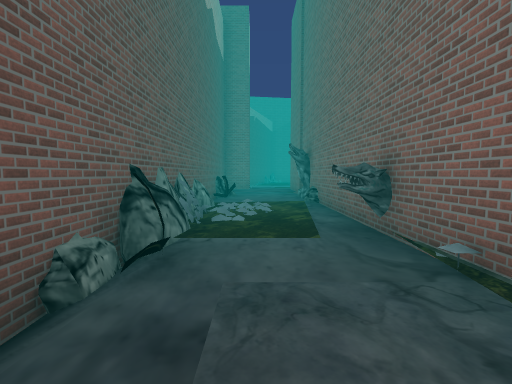
View 1 (above)

24 first-person views from a walk through a Unity game level. The camera is 1.4 m above the floor, tilts 4° down and sees 90° across. The floor is counted in squares, 2 m on a side. Each view is taken from the middle of a square. On the plan, view 1 faces up. The plan holds only what a view shows up to about 9 squares ahead; the rest is blank. The place goes on beyond the plan. The player is left out. Some surface patterns are stand-ins.

View 2
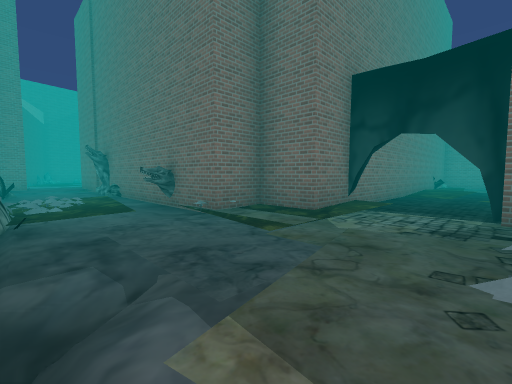

View 3
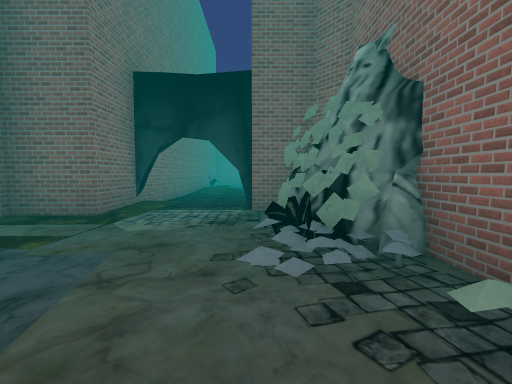

View 4
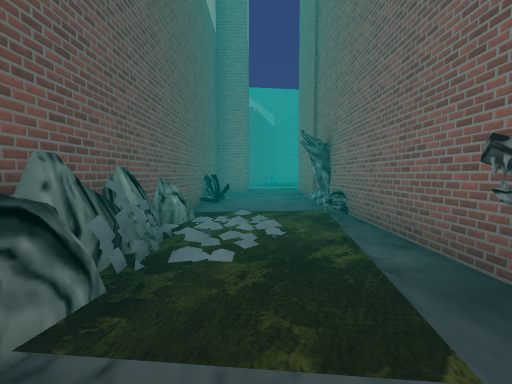

View 5
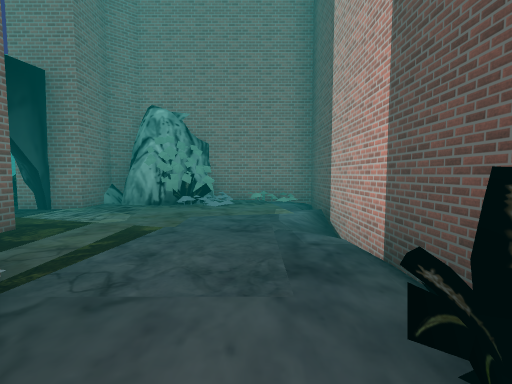

View 6
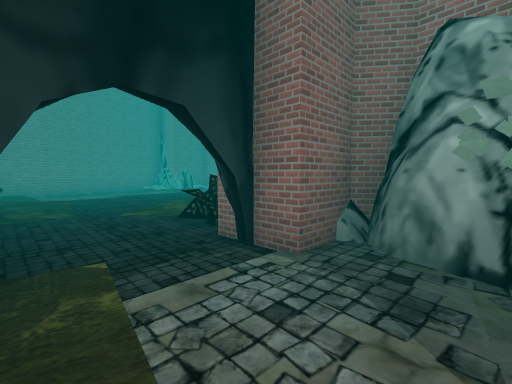

View 7
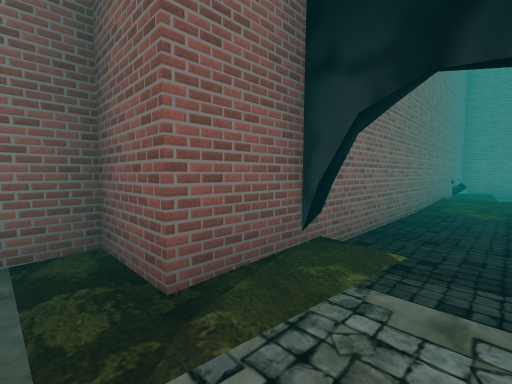

View 8
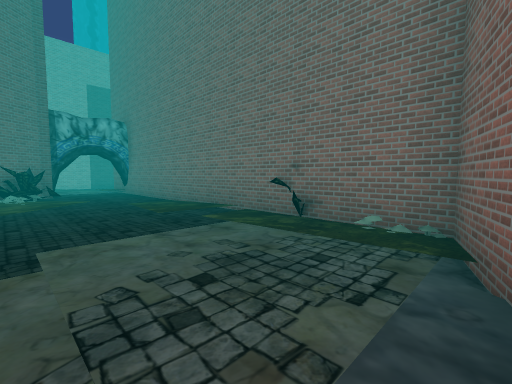

View 9
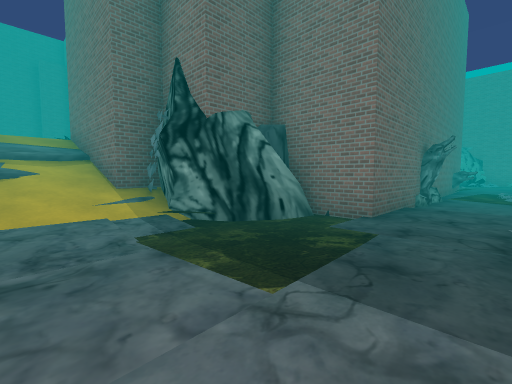

View 10
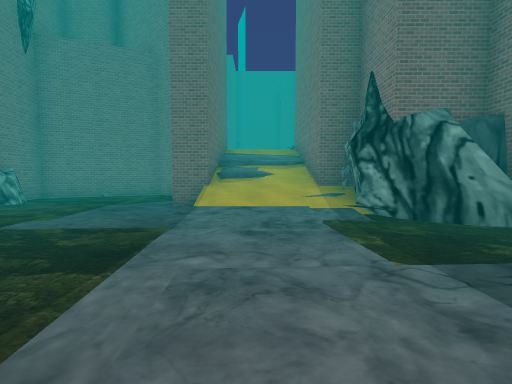

View 11
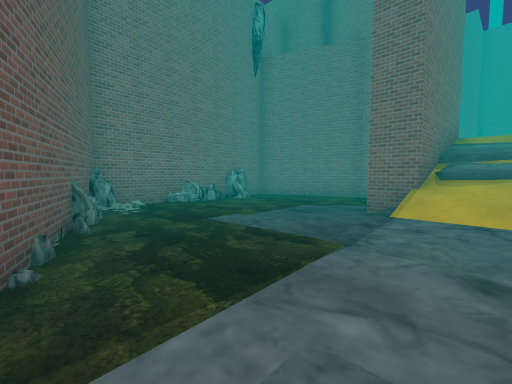

View 12
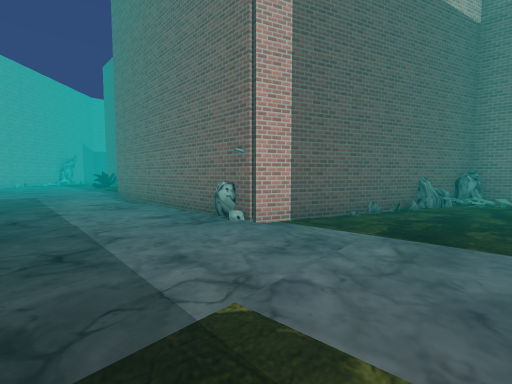

View 13
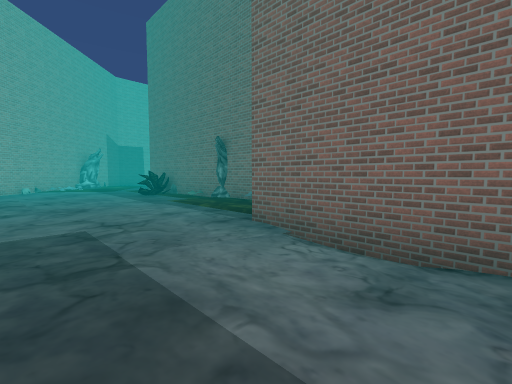

View 14
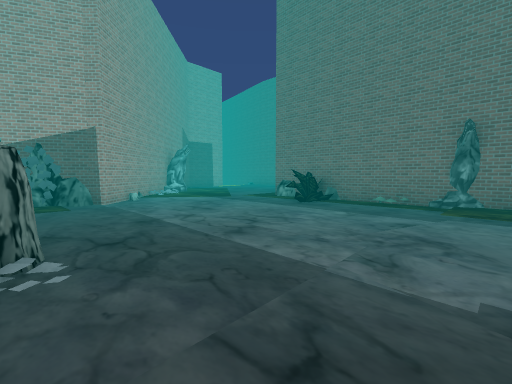

View 15
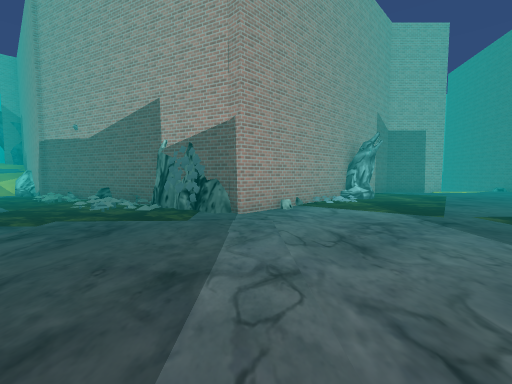

View 16
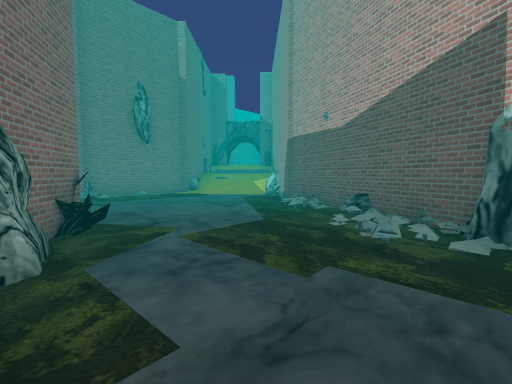

View 17
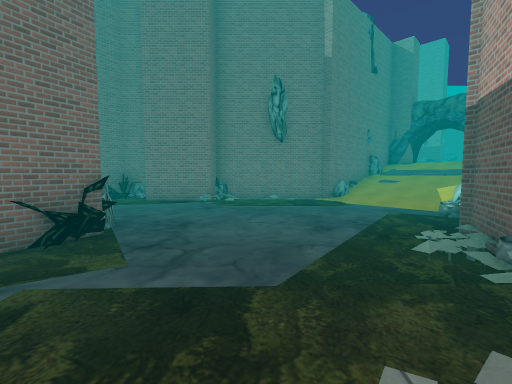

View 18
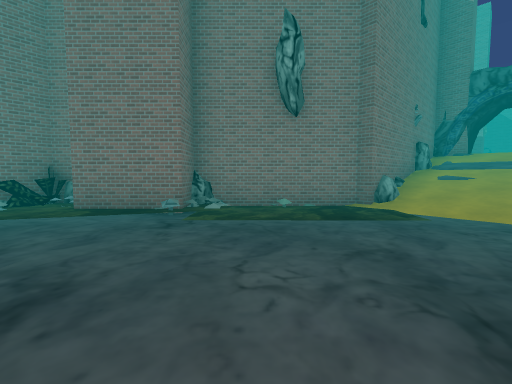

View 19
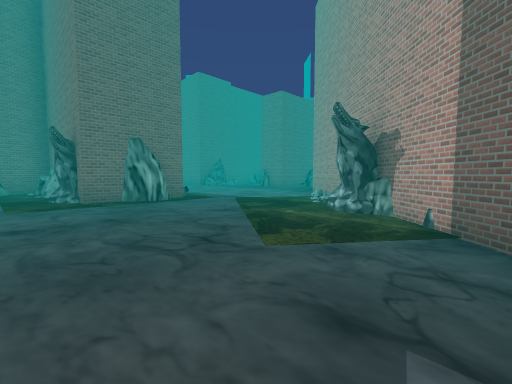

View 20
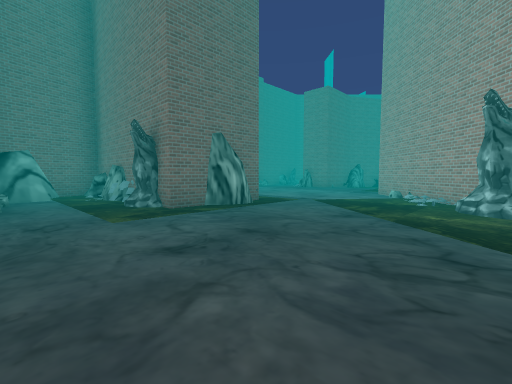

View 21
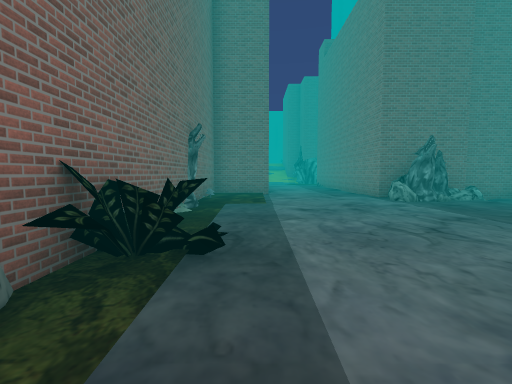

View 22
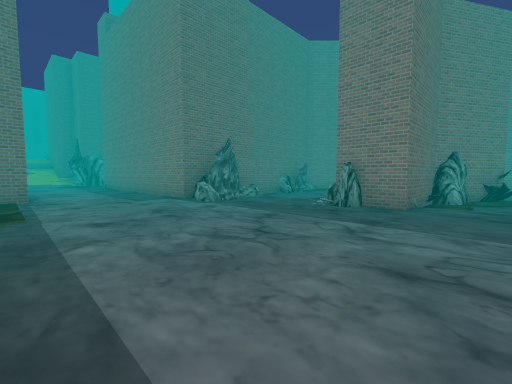

View 23
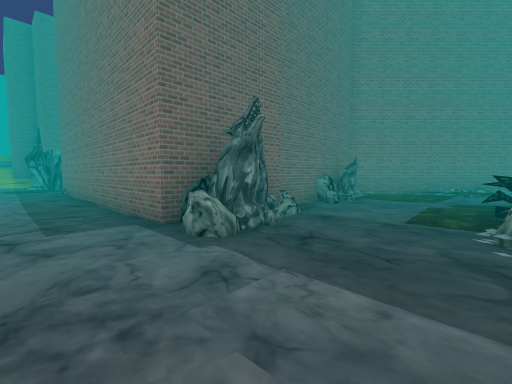

View 24
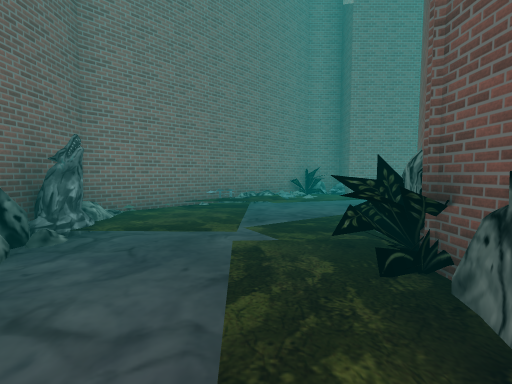

### Floor plan
Key: @ floor where view 1 was taken; # wall or solid block; . main floor; : floor 0.25 m higher than the main floor; - floor 0.25 m lower than the main floor; + floor 3.25 m higher than the main floor; / step, stairs or slope; B boulder; S statue; M mushroom; U bush; O other object.
Columns run from 21 left of view 1 to 14 right of it. Each row starts with its distance up from view 1.
 22   ....... O#              ###
 21 ...........#          #####.##
 20 .......S.####         #......#
 19 .......# ## #        ##......#
 18 #......####S#O##     #.......#
 17 ##.....#U../:::#     #....#  #
 16  #S......../::/#####BO.../#####
 15  ###...................../////+
 14    ##...............  ...//////
 13     O#..............  ../#M# ##
 12     BM....../S###### ...##
 11      /...#M./S#    ##..##
 10    ##///.O#//##    #...#
  9    #//.-/O#.--#    #B..#
  8   OM//-.B U.-BB    #...S
  7  ##..--U#B.//S#    #...#
  6  #..----#..///#    ##..#
  5  /.-----.--//##     #M.#
  4 #/-------//:##      M..#
  3 ///...//.O###     BB#.SS
  2 ///.../##U#        ##..##
  1 //# O#B O##        #/..:########U M
  0 /##     O          #/@.::#...../.#.#
 -1 #OO                #/.........//...#
 -2   O                #/....##M........
 -3                    ##MMMB  .........

Positions as (right, up) in squares from view 1, and headings:
1: (0, 0), facing up
2: (-1, -2), facing up-right
3: (-1, -2), facing right
4: (0, 2), facing up
5: (0, 3), facing down
6: (2, 0), facing down-right
7: (2, -1), facing up-right
8: (14, -3), facing up-left
9: (0, 15), facing down-right
10: (-1, 15), facing right
11: (0, 15), facing up-right
12: (2, 13), facing up-left
13: (-4, 13), facing up-left
14: (-9, 11), facing up-left
15: (-11, 13), facing left
16: (-13, 11), facing down-left
17: (-16, 10), facing down
18: (-16, 7), facing down
19: (-21, 21), facing down-right
20: (-19, 22), facing down-right
21: (-15, 16), facing right
22: (-14, 16), facing down-right
23: (-11, 14), facing down-right
24: (-10, 10), facing down
